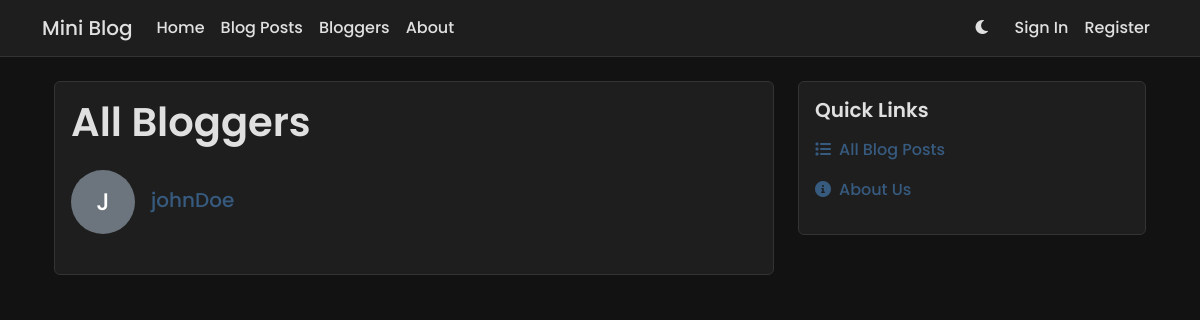
/blog/bloggers/, run on an earlier commit of the app's database.
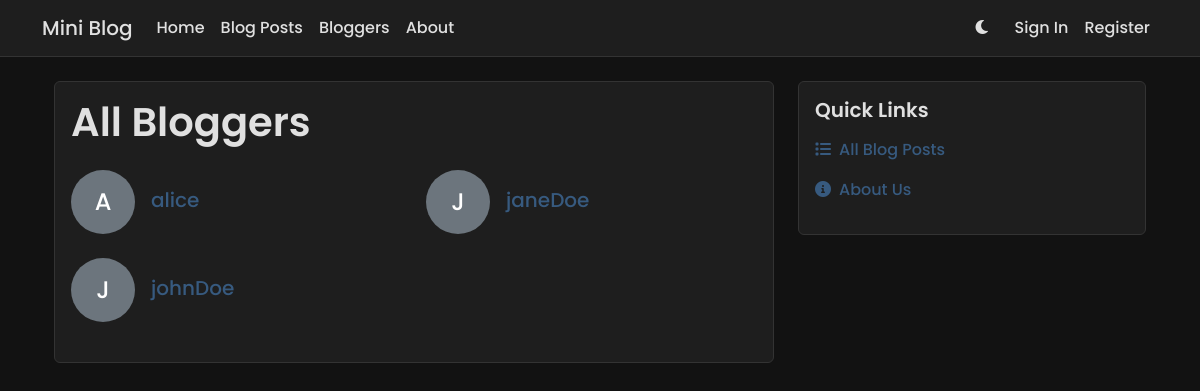
And on a later commit of the database.
### app/models.py (models this page shows, shortened)
class User(AbstractUser):
    bio = models.TextField(max_length=500, blank=True)
    location = models.CharField(max_length=100, blank=True)
    website = models.URLField(max_length=200, blank=True)
    profile_picture = models.ImageField(upload_to='profile_pics/', null=True, blank=True)
    created_at = models.DateTimeField(auto_now_add=True)
    updated_at = models.DateTimeField(auto_now=True)

### app/views.py (the view)
# urls.py: path('blog/bloggers/', views.blogger_list, name='blogger_list'),
def blogger_list(request):
    bloggers = User.objects.filter(blog_posts__isnull=False).distinct().order_by('username')
    return render(request, 'blogger_list.html', {'bloggers': bloggers})

### app/templates/blogger_list.html (shortened to what this page needs)
{% extends 'base.html' %}
{% block content %}
<div class="container mt-4">
    <div class="row">
        <div class="col-md-8">
            <div class="card">
                <div class="card-body">
                    <h1 class="card-title mb-4">All Bloggers</h1>
                    {% if bloggers %}
                        <div class="row">
                            {% for blogger in bloggers %}
                            <div class="col-md-6 mb-4">
                                <div class="d-flex align-items-center">
                                    {% if blogger.profile_picture %}
                                        <img src="{{ blogger.profile_picture.url }}" alt="{{ blogger.username }}" class="rounded-circle me-3" style="width: 64px; height: 64px; object-fit: cover;">
                                    {% else %}
                                        <div class="rounded-circle bg-secondary me-3 d-flex align-items-center justify-content-center" style="width: 64px; height: 64px;">
                                            <span class="h4 mb-0 text-white">{{ blogger.username|first|upper }}</span>
                                        </div>
                                    {% endif %}
                                    <div>
                                        <h5 class="mb-1">
                                            <a href="{% url 'blogger_detail' blogger.id %}" class="text-decoration-none">
                                                {{ blogger.username }}
                                            </a>
                                        </h5>
                                    </div>
                                </div>
                            </div>
                            {% endfor %}
                        </div>
                    {% else %}
                        <p class="text-muted">No bloggers found.</p>
                    {% endif %}
                </div>
            </div>
        </div>
        <div class="col-md-4">
            <div class="card mb-4">
                <div class="card-body">
                    <h5 class="card-title mb-3">Quick Links</h5>
                    <ul class="list-unstyled mb-0">
                        <li class="mb-3">
                            <a href="{% url 'blog_list' %}" class="text-decoration-none">
                                <i class="fas fa-list me-2"></i>All Blog Posts
                            </a>
                        </li>
                        <li class="mb-3">
                            <a href="{% url 'about' %}" class="text-decoration-none">
                                <i class="fas fa-info-circle me-2"></i>About Us
                            </a>
                        </li>
                    </ul>
                </div>
            </div>
        </div>
    </div>
</div>
{% endblock %}

What changed in the data, as far as the page shows it:
added User: username|first "A", username "alice"
added User: username|first "J", username "janeDoe"
